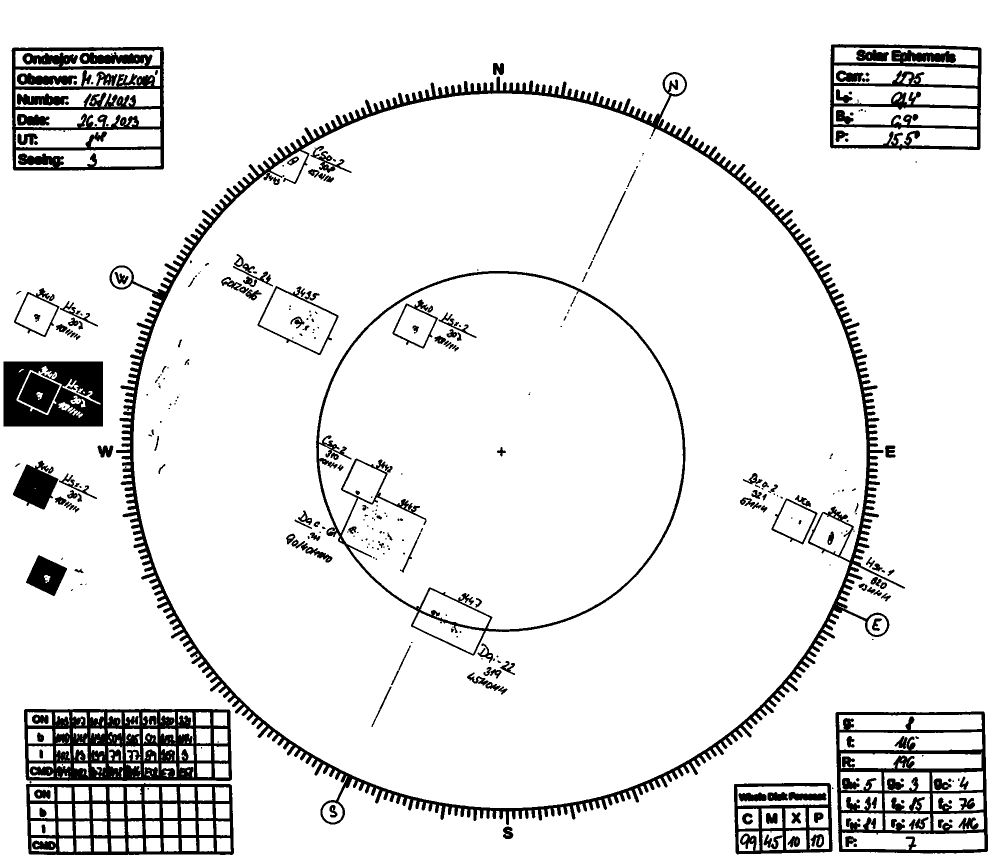
#> input picture del.png, 2000 x 1731 px, found by its file name (shown at 1/2 size)
$ python r3.py
#> lines starting #> are read from the running program, lines starting #| are printed output that depends on the picture; after the words box and inside, x2 and y2 are one past the last pixel; in counts of white or black regions, pixels touching at a corner belong together
import cv2
import numpy as np

def show_image(picture, screen=1):
    # screen 0 notebook, screen 1 monitor
    height, width = picture.shape[:2]
    if screen == 0:
        final_height = 750
    else:
        final_height = 1000
    final_dimension = (round((final_height / height) * width), final_height)
    resized_picture = cv2.resize(picture, dsize=final_dimension)
    cv2.imshow('resized_picture', resized_picture)
    cv2.waitKey()
    cv2.destroyWindow('resized_picture')

def main(image_path):
#> called with image_path = 'del.png'
    img = cv2.imread(image_path)
#> img is the input picture: shape (1731, 2000, 3); 90.9% white; 353 black regions (141 under 20 px), largest, box (x1, y1, x2, y2) and area: (219, 144, 1810, 1650) 77456, (48, 1417, 464, 1562) 35190, (23, 93, 328, 341) 27680

    gray = cv2.cvtColor(img, cv2.COLOR_BGR2GRAY)

    ret, thresh = cv2.threshold(gray, 0, 255, cv2.THRESH_BINARY_INV + cv2.THRESH_OTSU)
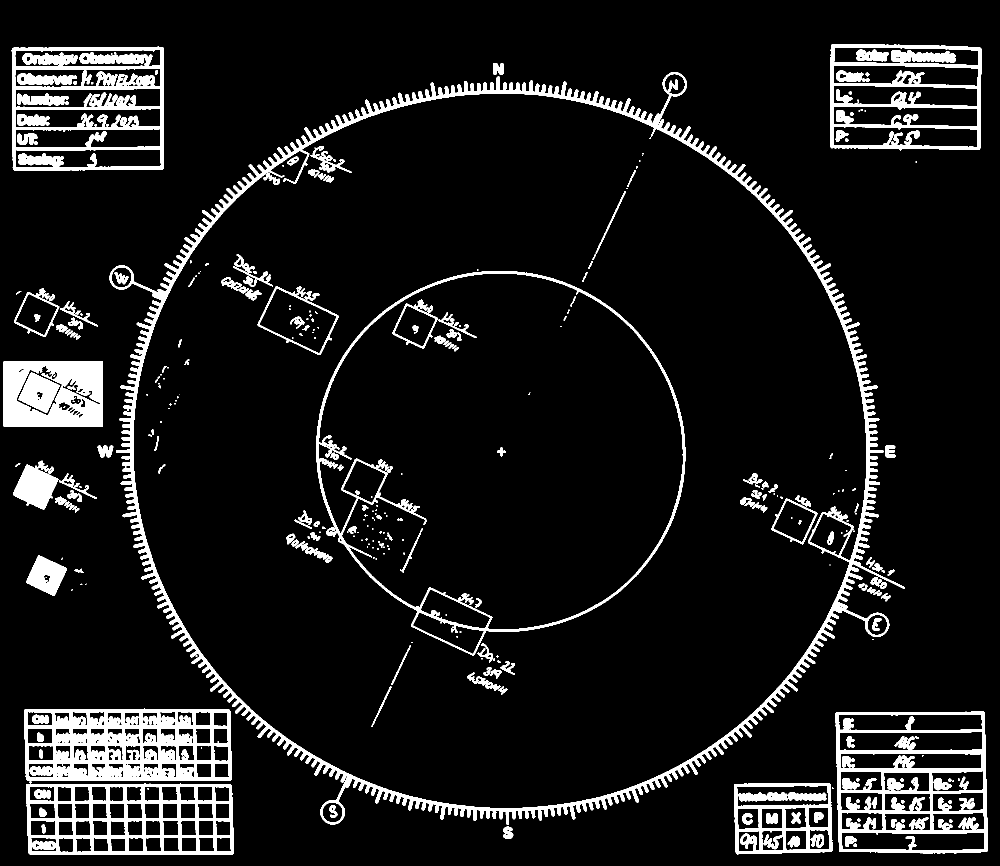
#> thresh: shape (1731, 2000) (shown at 1/2 size); 9.1% white; 353 white regions (141 under 20 px)
#> ret = 0
    #show_image(thresh)
    contours, hierarchy = cv2.findContours(thresh, cv2.RETR_LIST, cv2.CHAIN_APPROX_SIMPLE)
#> contours = 781 contours, 337 with area under 20; largest, box (x1, y1, x2, y2) and area: (219, 144, 1810, 1650) 1717498, (266, 186, 1734, 1617) 1641456, (632, 542, 1371, 1311) 423220, (637, 546, 1367, 1260) 394556, (1671, 1423, 1976, 1707) 83370
    print("Number of contours detected:", len(contours))
#| Number of contours detected: 781

    # Create a copy of the original image to draw contours on
    img_with_contours = img.copy()

    for cnt in contours:
        approx = cv2.approxPolyDP(cnt, 0.01 * cv2.arcLength(cnt, True), True)
        img_with_contours = cv2.drawContours(img_with_contours, [cnt], -1, (0, 255, 0), 1)

        if len(approx) == 4:
            x, y, w, h = cv2.boundingRect(cnt)
            img_with_contours = cv2.drawContours(img_with_contours, [cnt], -1, (0, 0, 255), 3)
#> this loop made 781 passes
#> (approx, x, y, w, h) on passes 11, 31, 37, 38, 40: ([[397, 1676], [426, 1675], [428, 1702], [399, 1703]], 397, 1675, 32, 29), ([[1618, 1660], [1656, 1660], [1658, 1697], [1619, 1699]], 1618, 1659, 41, 41), ([[431, 1642], [459, 1642], [460, 1670], [433, 1670]], 431, 1641, 30, 31), ([[396, 1642], [425, 1641], [427, 1669], [398, 1670]], 396, 1641, 32, 30), ([[325, 1642], [355, 1641], [357, 1669], [327, 1670]], 325, 1641, 33, 30)
#> (x, y, w, h) on passes 64, 65, 67, 68, 73, 77: (1522, 1616, 44, 42), (1475, 1616, 44, 43), (1569, 1615, 44, 42), (1790, 1614, 3, 3), (430, 1607, 30, 31), (149, 1607, 32, 31)
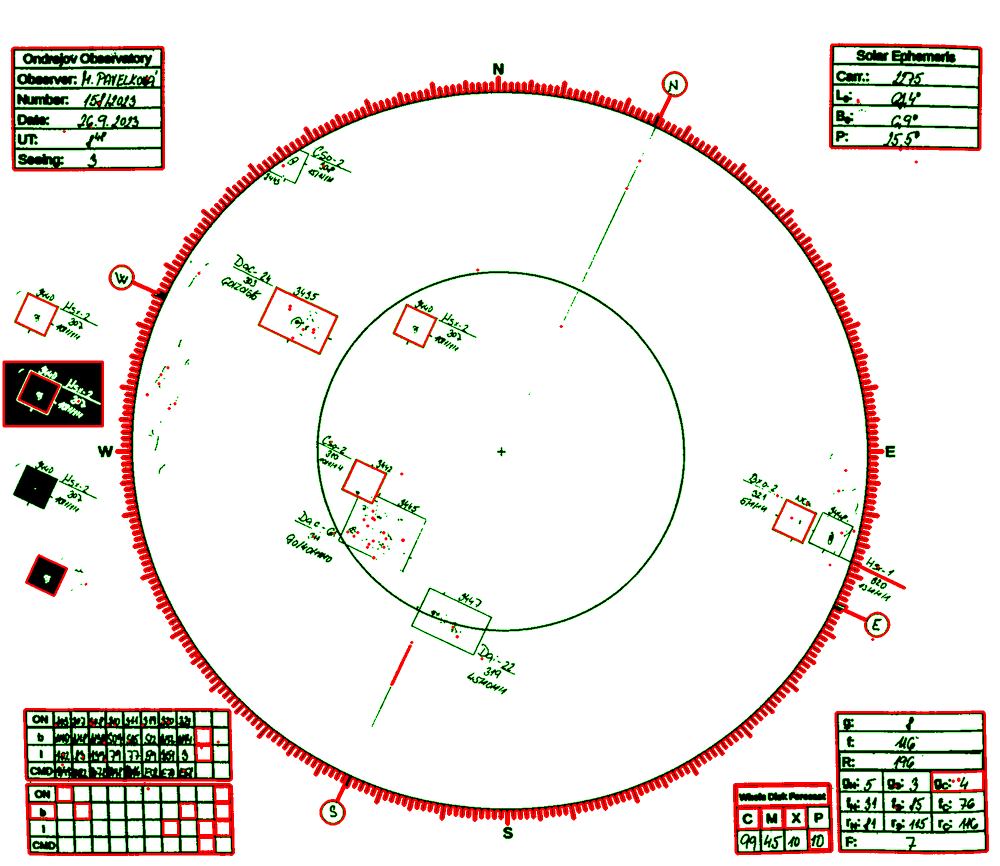
#> img_with_contours: shape (1731, 2000, 3) (shown at 1/2 size); mean B, G, R 227.8, 232.1, 237.8

    show_image(img_with_contours)
#> in show_image, `resized_picture = cv2.resize(picture, dsize=final_dimension)`:
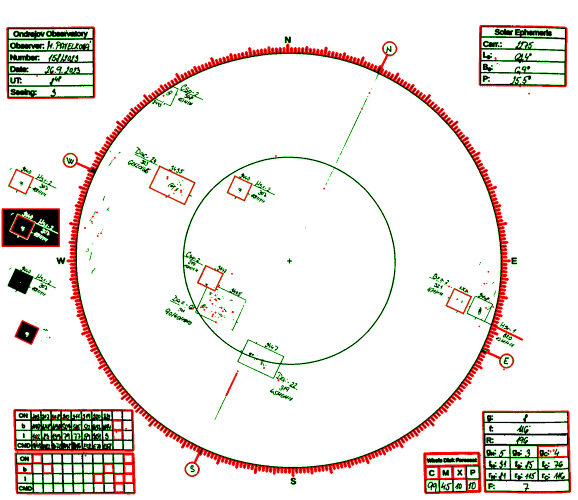
#> resized_picture: shape (1000, 1155, 3) (shown at 1/2 size); mean B, G, R 227.8, 232.1, 237.8
    cv2.imwrite(f'rectangles/mode/mode.png', img_with_contours)

if __name__ == "__main__":
    image_path = r'del.png'
    main(image_path)

$ run again, with 220.png copied over del.png
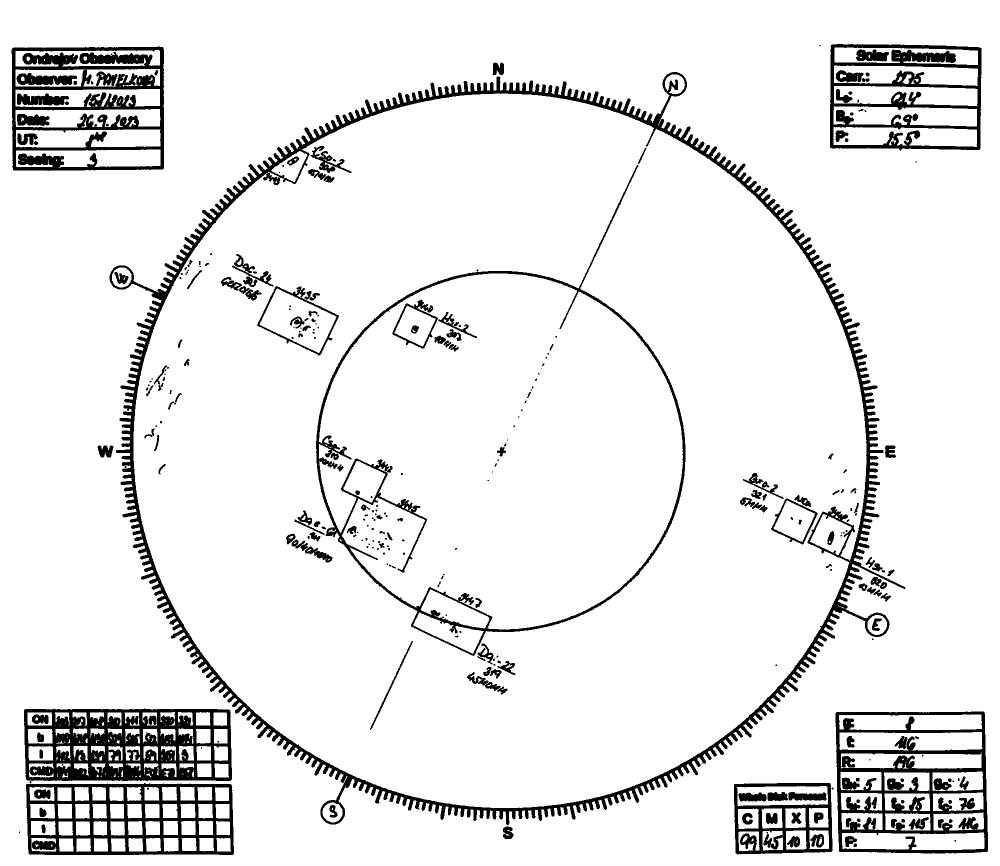
#> input picture 220.png, 2000 x 1731 px, found by its file name (shown at 1/2 size)
#> in main, img is the input picture: shape (1731, 2000, 3); 91.5% white; 307 black regions (123 under 20 px), largest, box (x1, y1, x2, y2) and area: (219, 144, 1811, 1650) 81702, (48, 1417, 464, 1562) 36376, (23, 93, 328, 342) 28750
#> in main, `ret, thresh = cv2.threshold(gray, 0, 255, cv2.THRESH_BINARY_INV + cv2...`:
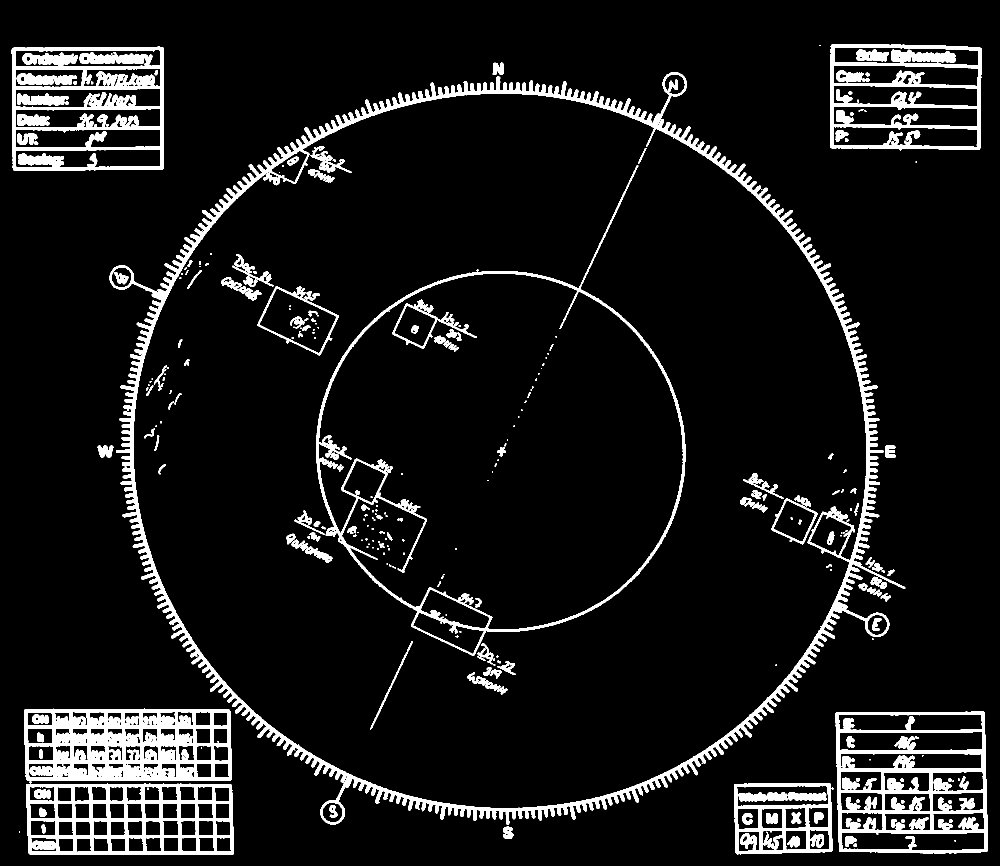
#> thresh: shape (1731, 2000) (shown at 1/2 size); 8.5% white; 307 white regions (123 under 20 px)
#> ret = 0
#> contours = 746 contours, 342 with area under 20; largest, box (x1, y1, x2, y2) and area: (219, 144, 1811, 1650) 1720374, (266, 186, 1734, 1617) 1638054, (632, 330, 1371, 1312) 424304, (637, 546, 1367, 1260) 392982, (1671, 1423, 1976, 1707) 83468
#| Number of contours detected: 746
#> the loop in main, `for cnt in contours:` made 746 passes
#> (approx, x, y, w, h) on passes 5, 31, 34: ([[1909, 1680], [1909, 1682], [1911, 1682], [1911, 1680]], 1909, 1680, 3, 3), ([[38, 1663], [38, 1665], [39, 1665], [39, 1663]], 38, 1663, 2, 3), ([[1618, 1660], [1656, 1660], [1658, 1697], [1619, 1698]], 1618, 1659, 41, 40)
#> in show_image, `resized_picture = cv2.resize(picture, dsize=final_dimension)`:
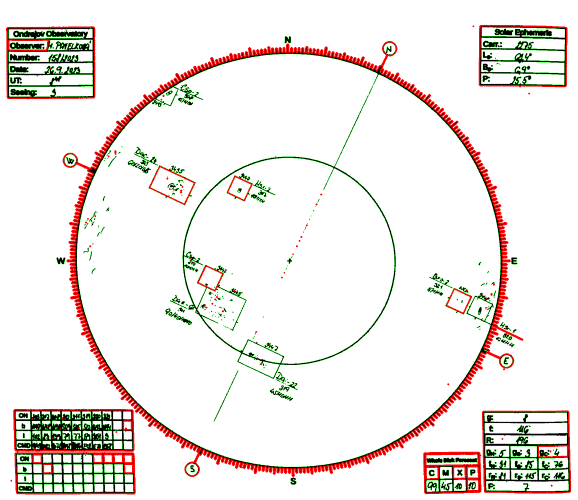
#> resized_picture: shape (1000, 1155, 3) (shown at 1/2 size); mean B, G, R 229.5, 233.7, 239
